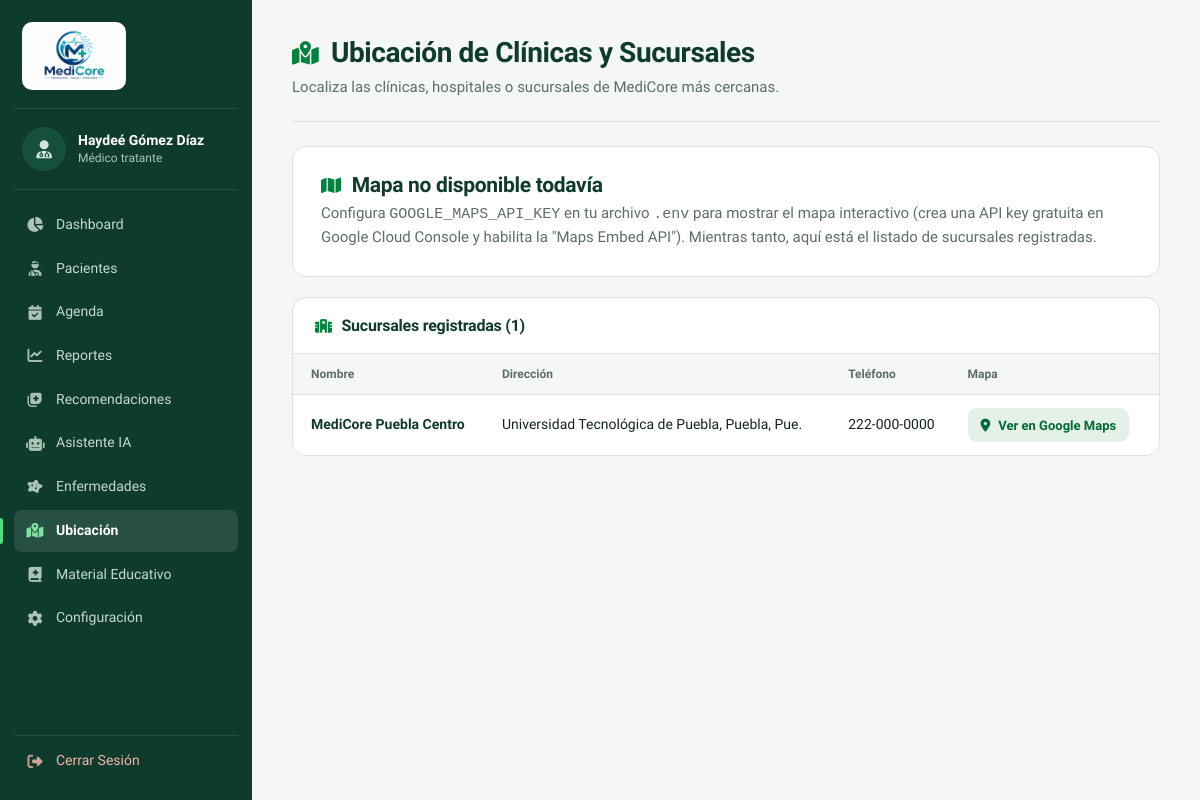
Screenshot of /ubicacion.php (signed in) with the database file from the repository.
### tables this page shows
CREATE TABLE IF NOT EXISTS sucursales (
    id INT AUTO_INCREMENT PRIMARY KEY,
    nombre VARCHAR(150) NOT NULL,
    direccion VARCHAR(255) NOT NULL,
    lat DECIMAL(10,7) NULL,
    lng DECIMAL(10,7) NULL,
    telefono VARCHAR(20) NULL,
    creado_en TIMESTAMP DEFAULT CURRENT_TIMESTAMP
);

### ubicacion.php (the view, shortened to what this page needs)
<?php
include("security.php");
$resultado = $conexion->query("SELECT * FROM sucursales ORDER BY nombre ASC");
$sucursales = $resultado ? $resultado->fetch_all(MYSQLI_ASSOC) : [];
$mapsApiKey = apiConfig('GOOGLE_MAPS_API_KEY');
$mapaDisponible = !empty($mapsApiKey);
?>
<!DOCTYPE html>
<html lang="es">
<head>
    <link rel="stylesheet" href="assets/style.css?v=<?= time() ?>">
    <link rel="stylesheet" href="https://cdnjs.cloudflare.com/ajax/libs/font-awesome/6.4.0/css/all.min.css">
</head>
<body>
    <?php include("sidebar.php"); ?>
    <div class="content">
        <section class="page-header">
            <h1><i class="fas fa-map-location-dot"></i> Ubicación de Clínicas y Sucursales</h1>
            <p>Localiza las clínicas, hospitales o sucursales de MediCore más cercanas.</p>
        </section>
        <?php if (!$mapaDisponible): ?>
            <section class="card">
                <h2><i class="fas fa-map"></i> Mapa no disponible todavía</h2>
                <p>
                    Configura <code>GOOGLE_MAPS_API_KEY</code> en tu archivo <code>.env</code> para mostrar el mapa interactivo
                    (crea una API key gratuita en Google Cloud Console y habilita la "Maps Embed API").
                    Mientras tanto, aquí está el listado de sucursales registradas.
                </p>
            </section>
        <?php endif; ?>
        <section class="table-card">
            <div class="table-header">
                <h3><i class="fas fa-hospital"></i> Sucursales registradas (<?= count($sucursales) ?>)</h3>
            </div>
            <div class="table-container">
                <?php if (count($sucursales) > 0): ?>
                    <table>
                        <thead>
                            <tr>
                                <th>Nombre</th>
                                <th>Dirección</th>
                                <th>Teléfono</th>
                                <th>Mapa</th>
                            </tr>
                        </thead>
                        <tbody>
                            <?php foreach ($sucursales as $s): ?>
                                <tr>
                                    <td class="patient-name"><?= htmlspecialchars($s['nombre']) ?></td>
                                    <td><?= htmlspecialchars($s['direccion']) ?></td>
                                    <td><?= htmlspecialchars($s['telefono'] ?? 'No registrado') ?></td>
                                    <td>
                                        <?php if ($mapaDisponible): ?>
                                            <iframe
                                                width="260"
                                                height="160"
                                                style="border:0;border-radius:12px;"
                                                loading="lazy"
                                                src="https://www.google.com/maps/embed/v1/place?key=<?= urlencode($mapsApiKey) ?>&q=<?= urlencode($s['direccion']) ?>">
                                            </iframe>
                                        <?php else: ?>
                                            <a
                                                href="https://www.google.com/maps/search/?api=1&query=<?= urlencode($s['direccion']) ?>"
                                                target="_blank"
                                                rel="noopener"
                                                class="btn-view">
                                                <i class="fas fa-location-dot"></i> Ver en Google Maps
                                            </a>
                                        <?php endif; ?>
                                    </td>
                                </tr>
                            <?php endforeach; ?>
                        </tbody>
                    </table>
                <?php endif; ?>
            </div>
        </section>
    </div>
</body>
</html>

### rows the page displays
sucursales: nombre "MediCore Puebla Centro", direccion "Universidad Tecnológica de Puebla, Puebla, Pue.", telefono "222-000-0000"

### other values shown
$nombre_medico "Haydeé Gómez Díaz"
$item['titulo'] "Dashboard"
$item['titulo'] "Pacientes"
$item['titulo'] "Agenda"
$item['titulo'] "Reportes"
$item['titulo'] "Recomendaciones"
$item['titulo'] "Asistente IA"
$item['titulo'] "Enfermedades"
$item['titulo'] "Ubicación"
$item['titulo'] "Material Educativo"
$item['titulo'] "Configuración"
count($sucursales) "1"
